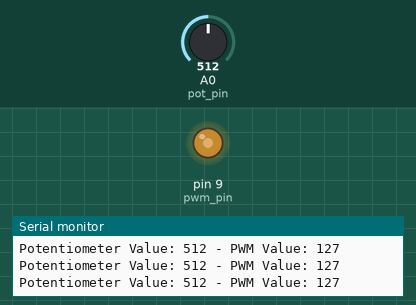
The sketch below on a simulated Arduino Uno, built with avr-gcc and run on an emulated ATmega328P. Shown: output pins drawn as LEDs (lit = HIGH), the last lines printed to the serial monitor. The inputs (shaded band) are chosen by the test bench; at power-on: A0 (pot_pin) = 512.

Above: at 1.2 s.
1.3 s: A0 (pot_pin) set to 716
At 2.0 s:
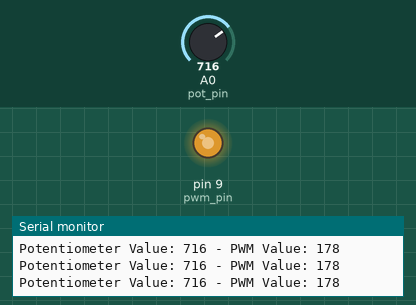
2.8 s: A0 (pot_pin) set to 900
At 3.5 s:
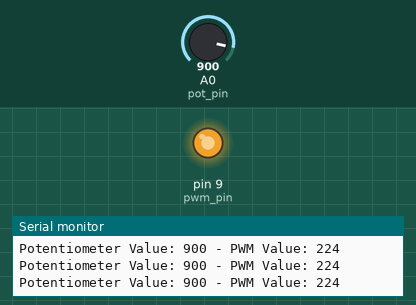
4.3 s: A0 (pot_pin) set to 122
At 5.1 s:
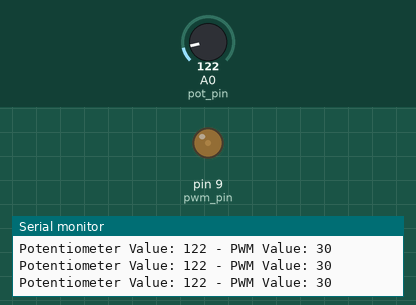
5.8 s: A0 (pot_pin) set to 110
At 6.6 s:
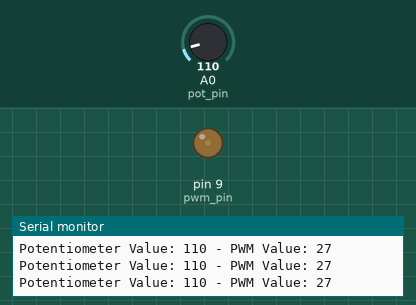
8.8 s: A0 (pot_pin) set to 92
At 9.7 s:
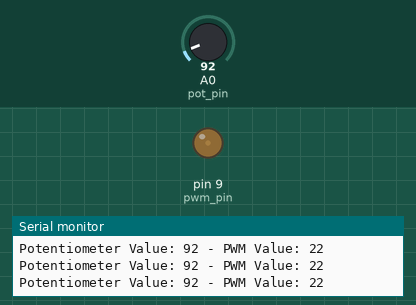
11.8 s: A0 (pot_pin) set to 511
At 12.7 s:
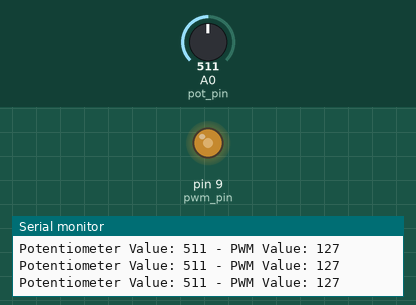
Timing chart, 0 to 14.3 s (numbered marks = the images above; inputs shaded):
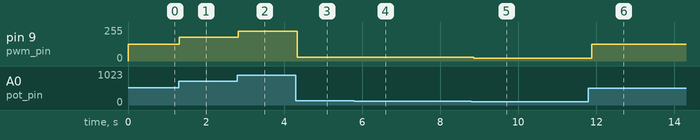

The sketch:

pwm_timer_dutycycle6.ino
```cpp
const int pot_pin = A0;    // Pin connected to the potentiometer
const int pwm_pin = 9;     // Pin connected to the LED
int pot_value = 0;
int pwm_value = 0;

void setup()
{
    pinMode(pwm_pin, OUTPUT);
    Serial.begin(9600);
}

void loop()
{
    pot_value = analogRead(pot_pin);

    // Map the potentiometer value to PWM range (0-255)
    pwm_value = map(pot_value, 0, 1023, 0, 255);
    analogWrite(pwm_pin, pwm_value);

    Serial.print("Potentiometer Value: ");
    Serial.print(pot_value);
    Serial.print(" - PWM Value: ");
    Serial.println(pwm_value);

    delay(100);
}
```

Measured:
- after the input at 1.3 s, pin 9 (pwm_pin): 127/255 → 178/255 at once
- after the input at 2.8 s, pin 9 (pwm_pin): 178/255 → 224/255 at once
- after the input at 4.3 s, pin 9 (pwm_pin): 224/255 → 30/255 at once
- after the input at 5.8 s, pin 9 (pwm_pin): 30/255 → 27/255 at once
- after the input at 8.8 s, pin 9 (pwm_pin): 27/255 → 22/255 after 0.07 s
- after the input at 11.8 s, pin 9 (pwm_pin): 22/255 → 127/255 after 0.09 s
